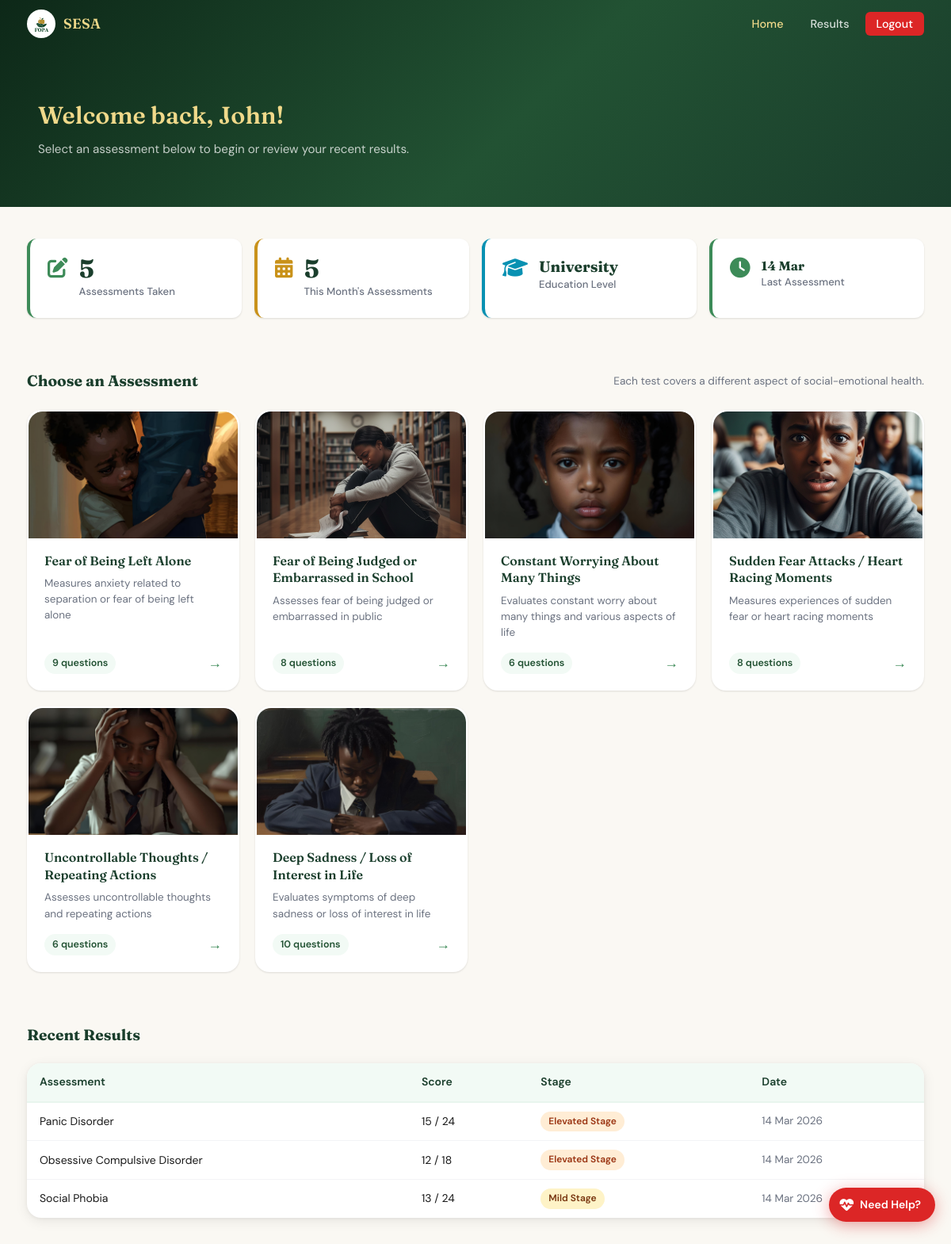
The app's page /home (signed in) with its own data.
### app/models/account.py (models this page shows, shortened)
class Accounts(UserMixin, db.Model):
    __tablename__ = 'accounts'
    id = db.Column(db.Integer, primary_key=True)
    fname = db.Column(db.String(100), nullable=False)
    lname = db.Column(db.String(100), nullable=False)
    email = db.Column(db.String(120), unique=True, nullable=False, index=True)
    username = db.Column(db.String(50), unique=True, nullable=False, index=True)
    password = db.Column(db.String(256), nullable=False)
    level = db.Column(db.String(50), nullable=True)
    gender = db.Column(db.String(20), nullable=True)
    birthdate = db.Column(db.Date, nullable=True)
    last_login = db.Column(db.DateTime, nullable=True)
    created_at = db.Column(db.DateTime, default=lambda: datetime.now(timezone.utc))
    school_id = db.Column(
        db.Integer,
        db.ForeignKey('school.id', ondelete='CASCADE', name='fk_accounts_school_id'),
        nullable=True,
        index=True
    )
    class_group = db.Column(db.String(50), nullable=True)   # e.g. "Form 2A", "JHS 3B"
    is_admin = db.Column(db.Boolean, default=False, nullable=False)
    is_counsellor = db.Column(db.Boolean, default=False, server_default='0', nullable=False)
    failed_attempts = db.Column(db.Integer, default=0, server_default='0', nullable=False)
    locked_until = db.Column(db.DateTime, nullable=True)  # NULL = not locked
    test_results = db.relationship(
        'TestResult',
        backref='account',
        lazy='dynamic',
        cascade='all, delete-orphan'
    )
    @property
    def is_super_admin(self):
        return self.is_admin
    LOCKOUT_THRESHOLD = 5      # failed attempts before lockout
    LOCKOUT_MINUTES   = 15     # minutes locked after threshold reached

### app/models/test_result.py (models this page shows, shortened)
class TestResult(db.Model):
    __tablename__ = 'test_results'
    id = db.Column(db.Integer, primary_key=True)
    user_id = db.Column(db.Integer, db.ForeignKey('accounts.id', ondelete='CASCADE'), nullable=False, index=True)
    test_type = db.Column(db.String(100), nullable=False, index=True)
    score = db.Column(db.Integer, nullable=False)
    max_score = db.Column(db.Integer, nullable=True)
    stage = db.Column(db.String(50), nullable=True, index=True)  # "Normal Stage", "Mild Stage", etc.
    feedback = db.Column(db.Text, nullable=True)
    details = db.Column(db.Text, nullable=True)           # kept for backward compat
    taken_at = db.Column(db.DateTime, default=lambda: datetime.now(timezone.utc), index=True)

### app/routes/main.py (the view)
@main_bp.route('/home')
@login_required
def home():
    user = current_user
    results = user.test_results.order_by(TestResult.taken_at.desc()).all()
    total_tests = len(results)
    most_recent = results[0] if results else None
    def q_count(test_type):
        return Question.query.filter_by(test_type=test_type).count()
    tests_meta = [
        {'name': 'Separation Anxiety Disorder',   'key': 'sad',  'count': q_count('Separation Anxiety Disorder'),   'icon': '🏠', 'color': 'teal'},
        {'name': 'Social Phobia',                 'key': 'sp',   'count': q_count('Social Phobia'),                 'icon': '👥', 'color': 'blue'},
        {'name': 'Generalised Anxiety Disorder',  'key': 'gad',  'count': q_count('Generalised Anxiety Disorder'),  'icon': '🌀', 'color': 'purple'},
        {'name': 'Panic Disorder',                'key': 'pd',   'count': q_count('Panic Disorder'),                'icon': '💨', 'color': 'orange'},
        {'name': 'Obsessive Compulsive Disorder', 'key': 'ocd',  'count': q_count('Obsessive Compulsive Disorder'), 'icon': '🔄', 'color': 'red'},
        {'name': 'Major Depressive Disorder',     'key': 'mdd',  'count': q_count('Major Depressive Disorder'),     'icon': '🌧', 'color': 'indigo'},
    ]
    from datetime import datetime, timedelta, timezone
    now = datetime.now()
    this_month_results = [
        r for r in results
        if r.taken_at and r.taken_at.month == now.month and r.taken_at.year == now.year
    ]
    tests_this_month = len(this_month_results)
    latest_by_type = {}
    for r in results:
        if r.test_type not in latest_by_type:
            latest_by_type[r.test_type] = r
    avg_score = total_tests        # repurposed: total assessments taken
    prev_avg = tests_this_month    # repurposed: assessments this month
    score_change = None            # no longer used
    recent_results = results[:3]  # 5 most recent for the home table
    return render_template(
        'main/home.html',
        user=user,
        total_tests=total_tests,
        avg_score=avg_score,
        most_recent=most_recent,
        tests_meta=tests_meta,
        score_change=score_change,
        prev_avg=prev_avg,
        recent_results=recent_results,
        latest_by_type=latest_by_type,
    )

### app/__init__.py (called while the page is built)
def _init_extensions(app: Flask) -> None:
    db.init_app(app)
    migrate.init_app(app, db)
    csrf.init_app(app)
    login_manager.init_app(app)
    limiter.init_app(app)
    from app.models.account import Accounts
    @login_manager.user_loader
    def load_user(user_id: str):
        return Accounts.query.get(int(user_id))

### app/templates/main/home.html (shortened to what this page needs)
{% extends 'base.html' %}
{% block nav_links %}
  <li><a href="{{ url_for('main.home') }}" class="active">Home</a></li>
  <li><a href="{{ url_for('main.results') }}">Results</a></li>
  <li><a href="{{ url_for('auth.logout') }}" class="btn-nav-logout">Logout</a></li>
{% endblock %}
{% block body %}
<div class="page-hero">
  <div class="container">
    <h1>Welcome back, {{ user.fname }}! </h1>
    <p>Select an assessment below to begin or review your recent results.</p>
  </div>
</div>
<div class="container" style="padding-top: 40px; padding-bottom: 48px;">
  <div class="stat-grid">
    <div class="stat-card">
      <div class="stat-icon"><i class="fa-solid fa-pen-to-square" style="color: var(--green-500);"></i></div>
      <div>
        <div class="stat-value">{{ total_tests }}</div>
        <div class="stat-label">Assessments Taken</div>
      </div>
    </div>
    <div class="stat-card gold">
      <div class="stat-icon"><i class="fa-solid fa-calendar-days" style="color: var(--gold-500);"></i></div>
      <div>
        <div class="stat-value">{{ prev_avg }}</div>
        <div class="stat-label">This Month's Assessments</div>
      </div>
    </div>
    <div class="stat-card teal">
      <div class="stat-icon"><i class="fa-solid fa-graduation-cap" style="color: #0891b2;"></i></div>
      <div>
        <div class="stat-value" style="font-size: 1.2rem; margin-top: 4px;">{{ user.level | capitalize if user.level else '—' }}</div>
        <div class="stat-label">Education Level</div>
      </div>
    </div>
    <div class="stat-card">
      <div class="stat-icon"><i class="fa-solid fa-clock" style="color: var(--green-500);"></i></div>
      <div>
        <div class="stat-value" style="font-size: 1rem; margin-top: 4px;">
          {% if most_recent %}{{ most_recent.taken_at.strftime('%d %b') }}{% else %}—{% endif %}
        </div>
        <div class="stat-label">Last Assessment</div>
      </div>
    </div>
  </div>
  <div class="section">
    <div class="section-head">
      <h2>Choose an Assessment</h2>
      <p style="font-size: 0.85rem; color: var(--gray-500);">Each test covers a different aspect of social-emotional health.</p>
    </div>
    <div class="test-grid">
      {% for test in tests_meta %}
      <a href="{{ url_for('test.display_questions', test_type=test.name) }}" class="test-card">
        <div class="test-card-image">
          <img src="{{ url_for('static', filename=test.image) }}"
               alt="{{ test.name }}"
               loading="lazy"
               width="400"
               height="160">
        </div>
        <div class="test-card-content">
          <h3>{{ test.title }}</h3>
          <p>{{ test.desc }}</p>
          <div class="test-card-meta">
            <span class="test-card-count">{{ test.count }} questions</span>
            <span class="test-card-arrow">→</span>
          </div>
        </div>
      </a>
      {% endfor %}
    </div>
  </div>
  {% if recent_results %}
  <div class="section">
    <div class="section-head">
      <h2>Recent Results</h2>
    </div>
    <div class="card">
      <div class="table-wrapper">
        <table class="table">
          <thead>
            <tr>
              <th>Assessment</th>
              <th>Score</th>
              <th>Stage</th>
              <th>Date</th>
            </tr>
          </thead>
          <tbody>
            {% for r in recent_results %}
            <tr>
              <td data-label="Assessment">{{ r.test_type }}</td>
              <td data-label="Score">{{ r.score }}{% if r.max_score %} / {{ r.max_score }}{% endif %}</td>
              <td data-label="Stage">
                {% set s = (r.stage or r.details or 'Unknown') | lower %}
                <span class="badge {% if 'normal' in s %}stage-normal{% elif 'mild' in s %}stage-mild{% elif 'elevated' in s %}stage-elevated{% elif 'clinical' in s %}stage-clinical{% else %}badge-gray{% endif %}">
                  {{ r.stage or r.details or 'Unknown' }}
                </span>
              </td>
              <td data-label="Date" style="color: var(--gray-500); font-size: 0.85rem;">{{ r.taken_at.strftime('%d %b %Y') }}</td>
            </tr>
            {% endfor %}
          </tbody>
        </table>
      </div>
    </div>
  </div>
  {% endif %}
</div>
{% endblock %}

### app/templates/base.html (shortened to what this page needs)
<!DOCTYPE html>
<html lang="en">
<head>
  <link rel="stylesheet" href="{{ url_for('static', filename='css/main.css') }}">
  <link rel="stylesheet" href="https://cdnjs.cloudflare.com/ajax/libs/font-awesome/6.5.0/css/all.min.css">
</head>
<body class="{% if current_user.is_authenticated or session.get('school_id') %}has-bottom-nav {% endif %}{% block body_class %}{% endblock %}">
{% block full_page %}
<div class="app-layout">
  {% block navbar %}
  <nav class="navbar{% if 'has-page-hero' in self.body_class() %} transparent{% endif %}" id="mainNav">
    <div class="navbar-inner">
      <a href="{{ url_for('main.landing') }}" class="navbar-brand">
        <img src="{{ url_for('static', filename='images/Pofa.png') }}" alt="FOPA Logo" class="navbar-logo">
        <span class="navbar-title">SESA</span>
      </a>
      <ul class="navbar-links">
        {% block nav_links %}{% endblock %}
      </ul>
    </div>
  </nav>
  {% endblock %}
  <main>
    {% block body %}{% endblock %}
  </main>
</div>
{% endblock %}
{% if current_user.is_authenticated and not current_user.is_super_admin %}
<div id="crisisBtn" class="crisis-btn" role="button" tabindex="0"
     aria-label="I need help now" title="I need help now">
  <i class="fa-solid fa-heart-pulse crisis-btn-icon"></i>
  <span class="crisis-btn-label">Need Help?</span>
</div>
{% endif %}
</body>
</html>

### records on screen
Accounts: fname "John", level "University"
TestResult: taken_at "14 Mar", test_type "Panic Disorder", score "15", max_score "24", stage "Elevated Stage", taken_at "14 Mar 2026"
TestResult: test_type "Obsessive Compulsive Disorder", score "12", max_score "18", stage "Elevated Stage", taken_at "14 Mar 2026"
TestResult: test_type "Social Phobia", score "13", max_score "24", stage "Mild Stage", taken_at "14 Mar 2026"

### other values on screen
{{ total_tests }} "5"
{{ prev_avg }} "5"
{{ test.title }} "Fear of Being Left Alone" "Fear of Being Judged or Embarrassed in School" "Constant Worrying About Many Things" "Sudden Fear Attacks / Heart Racing Moments" "Uncontrollable Thoughts / Repeating Actions" "Deep Sadness / Loss of Interest in Life"
{{ test.desc }} "Measures anxiety related to separation or fear of being left alone" "Assesses fear of being judged or embarrassed in public" "Evaluates constant worry about many things and various aspects of life" "Measures experiences of sudden fear or heart racing moments" "Assesses uncontrollable thoughts and repeating actions" "Evaluates symptoms of deep sadness or loss of interest in life"
{{ test.count }} "9" "8" "6" "8" "6" "10"
